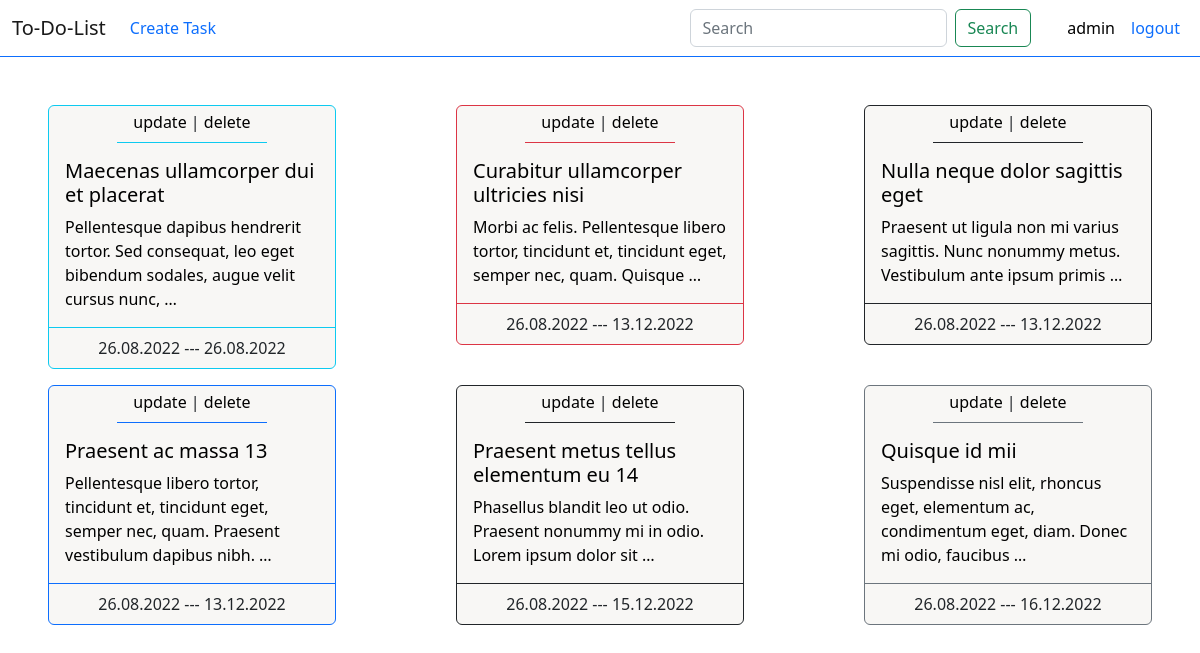
The page /tasks (signed in) on the database its author committed.
### todo_list/models.py (models this page shows, shortened)
class Task(models.Model):
    colors_list = [
        ('border-primary','Blue'),
        ('border-secondary','Gray'),
        ('border-success','Green'),
        ('border-danger','Red'),
        ('border-warning','Yellow'),
        ('border-info','Light Blue'),
        ('border-dark','Black'),
    ]
    user = models.ForeignKey(
        User, on_delete=models.CASCADE, null=True, blank=True)
    title = models.CharField(max_length=200)
    description = models.TextField(null=True, blank=True)
    complete = models.BooleanField(default=False)
    colors = models.CharField(max_length=20, choices=colors_list, default='blue_bootstrp')
    created_at = models.DateTimeField(auto_now_add=True)
    updated_at = models.DateTimeField(auto_now=True)
    class Meta:
        verbose_name = 'Task'
        verbose_name_plural = 'Tasks'
        ordering = ['updated_at']

### todo_list/views.py (the view)
# urls.py: path('tasks', views.all_tasks, name='all_task'),
@login_required
def all_tasks(request):
    tasks = Task.objects.filter(user=request.user)
    return render(request, 'todo_list/all_tasks.html', {'tasks':tasks})

### todo_list/templates/todo_list/all_tasks.html (shortened to what this page needs)
{% extends 'base.html' %}
{% block content %}
    {% if tasks %}
        <div class="card-deck d-flex justify-content-between flex-wrap m-5 ">
        {% for task in tasks %}
            <div class="card mb-3 align-self-start {{task.colors }}"  style="max-width: 18rem;">
                <div class="card-header bg-transparent {{task.colors}} pt-1 m-auto">
                    <a href="{% url 'update_task' task.id %}" style="text-decoration: none; color: black"> update </a> |
                    <a href="{% url 'delete_task' task.id %}" style="text-decoration: none; color: black"> delete </a>
                </div>
                <div class="card-body ">
                    <a href="{% url 'single_task' task.id %}" style="text-decoration: none; color: black;" >
                        <h5 class="card-title">{{task.title}} </h5>
                        <p class="card-text {{task.colors}}">{{task.description|truncatewords:14}}</p>
                    </a>
                </div>
                <div class="card-footer bg-transparent {{task.colors}} d-flex justify-content-center ">
                        {{ task.created_at|date:"d.m.Y" }} --- {{ task.updated_at|date:"d.m.Y" }}
                </div>
              </div>
        {% endfor%}
        </div>
    {% else %}
    <div class="d-flex justify-content-center">
        <h1>You don't have any task, <a href="{% url 'create_task' %}" style="text-decoration: none;" > Create </a></h1>
    </div>
    {% endif %}
{% endblock %}

### templates/base.html (shortened to what this page needs)
{% load static %}
<!DOCTYPE html>
<html lang="en">
<head>
    <link rel="stylesheet" href="{% static 'todo_list/bootstrap/css/bootstrap.min.css'%}">
</head>
<body id="body_theme">
    {% include '_nav/_nav.html' %}
    {% block content %} base content {% endblock %}
</body>
</html>

### templates/_nav/_nav.html (shortened to what this page needs)
{% load static %}
<nav class="navbar navbar-expand-lg border-bottom border-primary mb-4">
    <div class="container-fluid">
      <a class="navbar-brand"
         href="{% if request.user.is_authenticated %} {% url 'all_task'%} {% else %} {% url 'home_task'%} {% endif %}">
         To-Do-List
      </a>
      <div class="collapse navbar-collapse" id="navbarScroll">
        {% if request.user.is_authenticated %}
        <ul class="navbar-nav me-auto my-2 my-lg-0 navbar-nav-scroll" style="--bs-scroll-height: 100px;">
          <li class="nav-item">
            <a class="nav-link text-primary m-auto" href="{% url 'create_task' %}">Create Task</a>
          </li>
        </ul>
        <form class="d-flex" role="search" method="POST" action="{% url 'searched' %}">
          <input class="form-control me-2" type="search" name="searched" placeholder="Search" aria-label="Search">
          <button class="btn btn-outline-success"  type="submit">Search</button>
        </form>
        {% endif %}
        <ul class="navbar-nav my-2 my-lg-0 navbar-nav-scroll {% if request.user.is_authenticated %} ms-4 {% endif %}" style="--bs-scroll-height: 100px;">
            {% if request.user.is_authenticated %}
                <li class="nav-item ms-1">
                    <p class="nav-link text-black m-auto">{{request.user}}</p>
                </li>
                <li class="nav-item">
                    <a class="nav-link text-primary " href="{% url 'logout_task' %}">logout</a>
                    </li>
                </ul>
          {% endif %}
      </div>
    </div>
  </nav>

### templates/base.html (style rules this page uses)
.card { --bs-card-bg:#c7beb021; }

### rows shown on the page
Task: title "Maecenas ullamcorper dui et placerat", description "Pellentesque dapibus hendrerit tortor. Sed consequat, leo eget bibendum sodales, augue velit cursus nunc, …", created_at "26.08.2022", updated_at "26.08.2022"
Task: title "Curabitur ullamcorper ultricies nisi", description "Morbi ac felis. Pellentesque libero tortor, tincidunt et, tincidunt eget, semper nec, quam. Quisque …", created_at "26.08.2022", updated_at "13.12.2022"
Task: title "Nulla neque dolor sagittis eget", description "Praesent ut ligula non mi varius sagittis. Nunc nonummy metus. Vestibulum ante ipsum primis …", created_at "26.08.2022", updated_at "13.12.2022"
Task: title "Praesent ac massa 13", description "Pellentesque libero tortor, tincidunt et, tincidunt eget, semper nec, quam. Praesent vestibulum dapibus nibh. …", created_at "26.08.2022", updated_at "13.12.2022"
Task: title "Praesent metus tellus elementum eu 14", description "Phasellus blandit leo ut odio. Praesent nonummy mi in odio. Lorem ipsum dolor sit …", created_at "26.08.2022", updated_at "15.12.2022"
Task: title "Quisque id mii", description "Suspendisse nisl elit, rhoncus eget, elementum ac, condimentum eget, diam. Donec mi odio, faucibus …", created_at "26.08.2022", updated_at "16.12.2022"

### other values the page prints
{{ request.user }} "admin"
